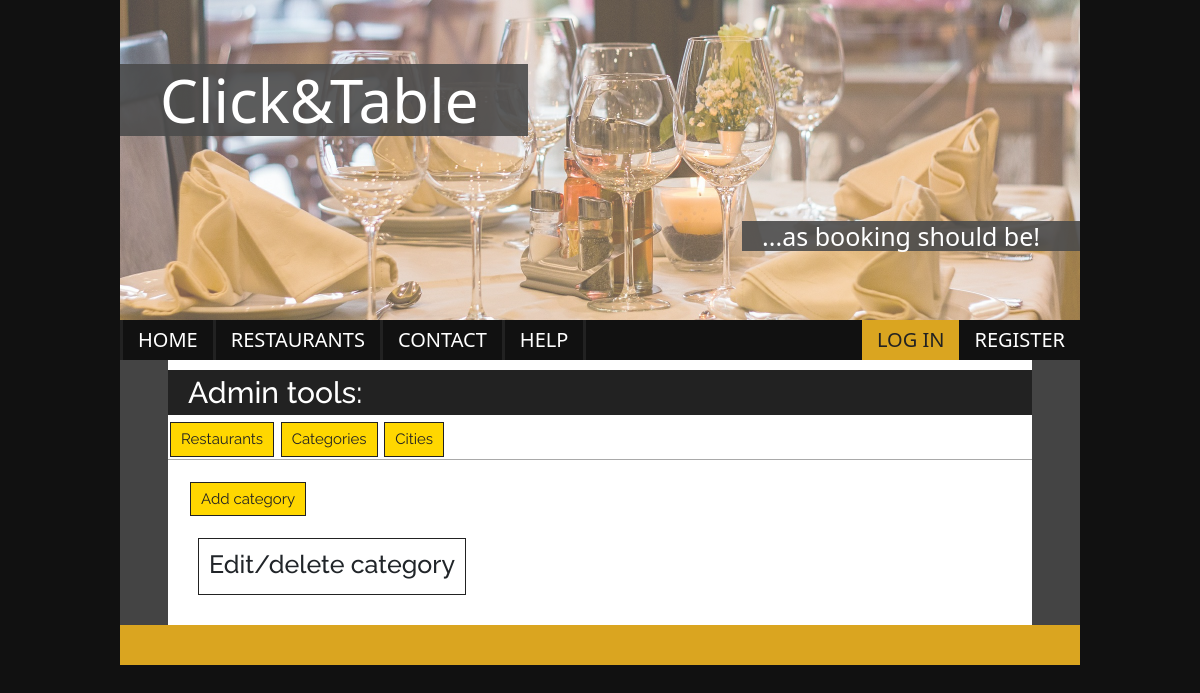
/admin_categories/, run on an earlier commit of the app's database.
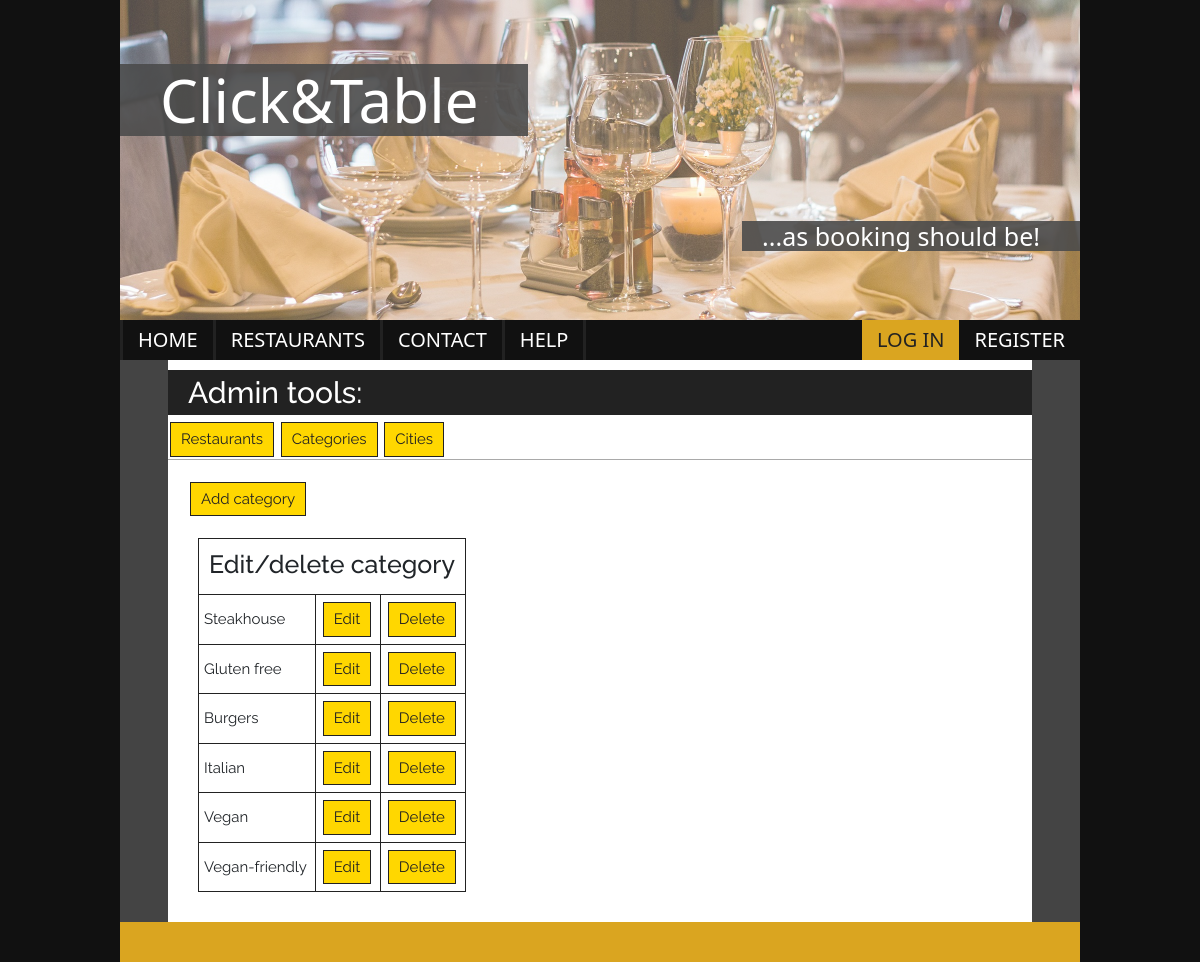
And on a later commit of the database.
### click_and_table/models.py (models this page shows, shortened)
class Category(models.Model):
    name = models.CharField(max_length=64)

### click_and_table/views.py (the view)
# urls.py: path('admin_categories/', AdminCategoriesView.as_view(), name="admin_categories"),
class AdminCategoriesView(View):
    def get(self, request):
        categories = Category.objects.all()
        return render(request, 'admin_categories.html', {'categories': categories})

### templates/admin_categories.html
{% extends 'admin_tools.html' %}
{% block content %}
    <a href="{% url 'category_add' %}">Add category</a>
    <section class="categories-lst-admin">
        <table>
            <tr>
                <th colspan="3"><h3>Edit/delete category</h3></th>
            </tr>
            {% for category in categories %}
            <tr>
                <td>{{ category.name }}</td>
                <td><a href="{% url 'category_edit' category.pk %}">Edit</a></td>
                <td><a href="{% url 'category_delete' category.id %}">Delete</a></td>
            </tr>
            {% endfor %}
        </table>
    </section>
{% endblock %}

What changed in the data, as far as the page shows it:
added Category: name "Steakhouse"
added Category: name "Gluten free"
added Category: name "Burgers"
added Category: name "Italian"
added Category: name "Vegan"
added Category: name "Vegan-friendly"
